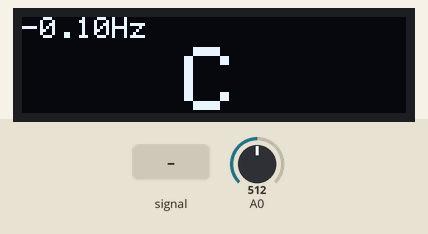
This sketch was run on a simulated Arduino Uno, built with avr-gcc and run on an emulated ATmega328P. On the bench: 128×32 one-colour display. The test bench sets the inputs (shaded band); at power-on: A0 = 512. What the sketch prints to the serial monitor is not drawn.

Above: at 3.2 s.
3.3 s: A0 fed a 1000 Hz sine of ±255 counts around its level
At 4.4 s:
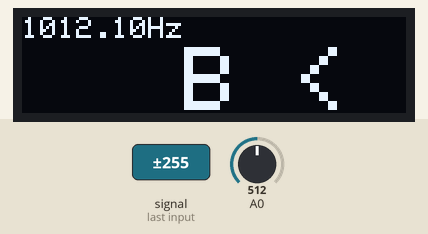
5.2 s: A0 fed a 50 Hz sine of ±306 counts around its level
At 6.15 s:
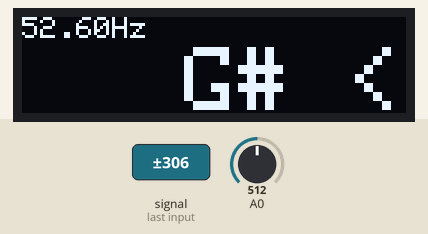
7.2 s: A0 fed a 2 Hz sine of ±306 counts around its level
At 9.3 s:
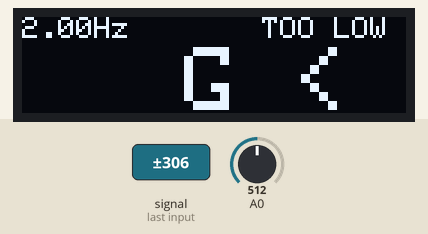
9.6 s: A0 fed a 200 Hz sine of ±81 counts around its level
At 11.18 s:
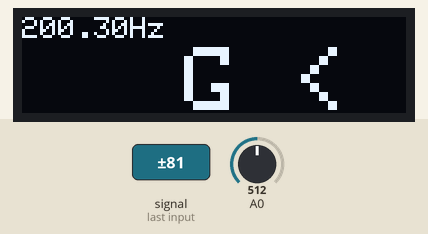
11.8 s: A0 fed a 1000 Hz sine of ±255 counts around its level
At 12.09 s:
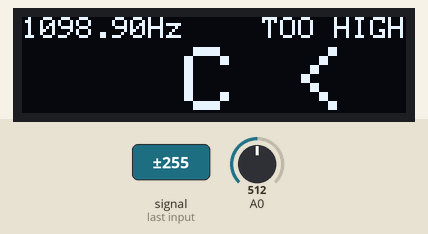
14.8 s: A0 fed a 2 Hz sine of ±306 counts around its level
At 17.0 s:
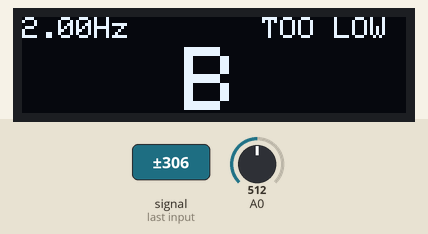

Measured:
- after the input at 3.3 s, the display: first changes after 0.11 s (image 1 shows a later state)
- after the input at 9.6 s, the display: first changes after 0.17 s (image 4 shows a later state)
- after the input at 11.8 s, the display: first changes after 0.12 s (image 5 shows a later state)
- after the input at 14.8 s, the display: first differs from a run without the input after 0.30 s (image 6 shows a later state)
- what the display in image 4 shows lasts 0.4 s, from 11.0 s to 11.4 s

The sketch:

MiniTune_v1.0.ino
```cpp
#include <SPI.h>
#include <Wire.h>
#include <Adafruit_GFX.h>
#include <Adafruit_SSD1306.h>

#define SCREEN_WIDTH 128 // OLED display width, in pixels
#define SCREEN_HEIGHT 32 // OLED display height, in pixels

#define OLED_RESET     -1 // Reset pin # (or -1 if sharing Arduino reset pin)
#define SCREEN_ADDRESS 0x3C ///< See datasheet for Address; 0x3D for 128x64, 0x3C for 128x32
Adafruit_SSD1306 display(SCREEN_WIDTH, SCREEN_HEIGHT, &Wire, OLED_RESET);

#define LENGTH 512

// LMNC ----
//clipping indicator variables
boolean clipping = 0;

//data storage variables
byte newData = 0;
byte prevData = 0;

//freq variables
unsigned int timer = 0;//counts period of wave
unsigned int period;
int frequency;
char *notes[] = {
  "C", "C#", "D", "D#", "E", "F", "F#", "G", "G#", "A", "A#", "B" };
int note_idx = 0;
int flatsharp; //-1 if flat, 0 if on point, 1 if sharp

bool low = false;
bool high = false;

//---

void setup() {
  Serial.begin(9600);

  cli();//diable interrupts

  //set up continuous sampling of analog pin 0

  //clear ADCSRA and ADCSRB registers
  ADCSRA = 0;
  ADCSRB = 0;

  ADMUX |= (1 << REFS0); //set reference voltage
  ADMUX |= (1 << ADLAR); //left align the ADC value- so we can read highest 8 bits from ADCH register only

  ADCSRA |= (1 << ADPS2) | (1 << ADPS0); //set ADC clock with 32 prescaler- 16mHz/32=500kHz
  ADCSRA |= (1 << ADATE); //enabble auto trigger
  ADCSRA |= (1 << ADIE); //enable interrupts when measurement complete
  ADCSRA |= (1 << ADEN); //enable ADC
  ADCSRA |= (1 << ADSC); //start ADC measurements

  sei();//enable interrupts

//   Setup display
  if(!display.begin(SSD1306_SWITCHCAPVCC, SCREEN_ADDRESS)) {
    Serial.println(F("SSD1306 allocation failed"));
    for(;;); // Don't proceed, loop forever
  }
  display.clearDisplay();
  display.display();
  delay(2000);

}

ISR(ADC_vect) {//when new ADC value ready

  prevData = newData;//store previous value
  newData = ADCH;//get value from A0
  if (prevData < 127 && newData >=127){//if increasing and crossing midpoint
    period = timer;//get period
    timer = 0;//reset timer
  }

  timer++;//increment timer at rate of 38.5kHz
}


void loop() {

 frequency = 384620/period;//timer rate with an extra zero/period
 computeNote();
 delay(70);
 Serial.println(frequency);

 drawNote();
 }

void computeNote(){

  low = 0 < frequency && 158 > frequency;
  high = 10180 < frequency && 100000 > frequency;

  //C
  if ((158<frequency && 161>frequency)    ||
      (318<frequency && 323>frequency)    ||
      (636<frequency && 650>frequency)    ||
      (1272<frequency && 1302>frequency)  ||
      (2550<frequency && 25590>frequency) ||
      (5155<frequency && 5170>frequency)  ||
      (10180<frequency && 10320>frequency)) {
      flatsharp = -1;
      note_idx = 0;
  }


  if ((161<frequency && 165>frequency) ||
      (323<frequency && 330>frequency) ||
      (650<frequency && 660>frequency) ||
      (1302<frequency && 1315>frequency) ||
      (2590<frequency && 2640>frequency) ||
      (5170<frequency && 5300>frequency) ||
      (10320<frequency && 10730>frequency)) {
      flatsharp = 0;
      note_idx = 0;
  }


  if ((165<frequency && 168>frequency) ||
      (330<frequency && 336>frequency) ||
      (660<frequency && 674>frequency) ||
      (1315<frequency && 1350>frequency) ||
      (2640<frequency && 2690>frequency) ||
      (5300<frequency && 5400>frequency) ||
      (10730<frequency && 11000>frequency)) {
      flatsharp = 1;
      note_idx = 0;
  }


  //C#
  if ((168<frequency && 171>frequency) ||
      (336<frequency && 345>frequency)  ||
      (674<frequency && 689>frequency)   ||
      (1350<frequency && 1378>frequency)   ||
      (2690<frequency && 2750>frequency)   ||
      (5420<frequency && 5500>frequency)) {
      flatsharp = -1;
      note_idx = 1;
  }

  if ((171<frequency && 175>frequency) ||
      (345<frequency && 351>frequency)  ||
      (689<frequency && 698>frequency)   ||
      (1378<frequency && 1392>frequency)   ||
      (2750<frequency && 2800>frequency)   ||
      (5490<frequency && 5591>frequency)) {
      flatsharp = 0;
      note_idx = 1;
  }

  if ((175<frequency && 178>frequency) ||
      (351<frequency && 356>frequency)  ||
      (698<frequency && 714>frequency)   ||
      (1392<frequency && 1429>frequency)   ||
      (2800<frequency && 2855>frequency)   ||
      (5581<frequency && 5700>frequency)) {
      flatsharp = 1;
      note_idx = 1;
  }


  //D
  if ((178<frequency && 181>frequency) ||
      (356<frequency && 364>frequency) ||
      (714<frequency && 731>frequency) ||
      (1429<frequency && 1461>frequency) ||
      (2855<frequency && 2923>frequency) ||
      (5700<frequency && 5830>frequency)) {
      flatsharp = -1;
      note_idx = 2;
  }

  if ((181<frequency && 185>frequency) ||
      (364<frequency && 370>frequency)  ||
      (731<frequency && 741>frequency)    ||
      (1461<frequency && 1475>frequency)   ||
      (2923<frequency && 2955>frequency)   ||
      (5820<frequency && 5930>frequency)) {
      flatsharp = 0;
      note_idx = 2;
  }

  if ((185<frequency && 188>frequency) ||
      (370<frequency && 377>frequency)  ||
      (741<frequency && 756>frequency)   ||
      (1475<frequency && 1512>frequency)   ||
      (2955<frequency && 3020>frequency)   ||
      (5920<frequency && 6080>frequency)) {
      flatsharp = 1;
      note_idx = 2;
  }


  //D#
  if ((188<frequency && 192>frequency)  || (377<frequency && 386>frequency)  || (756<frequency && 776>frequency)    || (1512<frequency && 1548>frequency)   || (3020<frequency && 3090>frequency)   || (6080<frequency && 6190>frequency)      ){
      flatsharp = -1;
      note_idx = 3;}

  if ((192<frequency && 196>frequency)  || (386<frequency && 392>frequency)  || (776<frequency && 785>frequency)    || (1548<frequency && 1563>frequency)   || (3090<frequency && 3125>frequency)   || (6180<frequency && 300>frequency)      ){
      flatsharp = 0;
      note_idx = 3;}

  if ((196<frequency && 201>frequency)  || (392<frequency && 400>frequency)  || (785<frequency && 799>frequency)    || (1563<frequency && 1602>frequency)   || (3125<frequency && 3200>frequency)   || (6290<frequency && 6440>frequency)      ){
      flatsharp = 1;
      note_idx = 3;}


  //E


  if ((201<frequency && 203>frequency)  || (400<frequency && 408>frequency)  || (799<frequency && 816>frequency)    || (1602<frequency && 1640>frequency)   || (3200<frequency && 3270>frequency)   || (6440<frequency && 6550>frequency)){
      flatsharp = -1;
      note_idx = 4;
  }


  if ((203<frequency && 208>frequency)   || (408<frequency && 415>frequency)  || (816<frequency && 829>frequency)    || (1640<frequency && 1656>frequency)   || (3270<frequency && 3330>frequency)   || (6540<frequency && 6660>frequency)        ) {
      flatsharp = 0;
      note_idx = 4;
  }

  if ((208<frequency && 212>frequency)  || (415<frequency && 423>frequency)  || (829<frequency && 844>frequency)    || (1656<frequency && 1700>frequency)   || (3330<frequency && 3400>frequency)   || (6650<frequency && 6850>frequency)        ) {
      flatsharp = 1;
      note_idx = 4;
  }


  //F0


  if ((212<frequency && 215>frequency)  || (423<frequency && 432>frequency)  || (844<frequency && 866>frequency)    || (1700<frequency && 1738>frequency)   || (3400<frequency && 3475>frequency)   || (6850<frequency && 6930>frequency)        ){
      flatsharp = -1;
      note_idx = 5;
  }

  if ((215<frequency && 220>frequency)  || (432<frequency && 442>frequency)  || (866<frequency && 880>frequency)    || (1738<frequency && 1753>frequency)   || (3475<frequency && 3490>frequency)   || (6920<frequency && 7040>frequency)        )   {
      flatsharp = 0;
      note_idx = 5;
  }

  if ((220<frequency && 224>frequency)  || (442<frequency && 448>frequency)  || (880<frequency && 900>frequency)    || (1753<frequency && 1800>frequency)   || (3490<frequency && 3600>frequency)   || (7030<frequency && 7180>frequency)        ){
      flatsharp = 1;
      note_idx = 5;
  }


  //F#0


  if ((224<frequency && 229>frequency)  || (448<frequency && 460>frequency)  || (900<frequency && 918>frequency)    || (1800<frequency && 1842>frequency)   || (3600<frequency && 3680>frequency)   || (7180<frequency && 7340>frequency)    ) {
      flatsharp = -1;
      note_idx = 6;
  }

  if ((229<frequency && 234>frequency)  || (460<frequency && 468>frequency)  || (918<frequency && 932>frequency)    || (1742<frequency && 1858>frequency)   || (3680<frequency && 3730>frequency)   || (7330<frequency && 7460>frequency)    )    {
      flatsharp = 0;
      note_idx = 6;
  }

  if ((234<frequency && 239>frequency)  || (468<frequency && 476>frequency)  || (932<frequency && 955>frequency)    || (1858<frequency && 1915>frequency)   || (3730<frequency && 3820>frequency)   || (7450<frequency && 7630>frequency)    ){
      flatsharp = 1;
      note_idx = 6;
  }


  //G0
  if ((239<frequency && 242>frequency)  || (476<frequency && 487>frequency)  || (955<frequency && 973>frequency)    || (1915<frequency && 1953>frequency)   || (3820<frequency && 3900>frequency)   || (7763<frequency && 7800>frequency)  ){
      flatsharp = -1;
      note_idx = 7;
  }

  if ((242<frequency && 247>frequency)  || (487<frequency && 494>frequency)  || (973<frequency && 988>frequency)    || (1953<frequency && 1968>frequency)   || (3900<frequency && 3950>frequency)   || (7790<frequency && 7910>frequency)  ){
      flatsharp = 0;
      note_idx= 7;
  }

  if ((247<frequency && 252>frequency)  || (494<frequency && 505>frequency)  || (988<frequency && 1005>frequency)    || (1968<frequency && 2020>frequency)   || (3950<frequency && 4030>frequency)   || (7900<frequency && 8100>frequency)  ){
      flatsharp = 1;
      note_idx = 7;}

  //G#0
  if ((252<frequency && 257>frequency)  || (505<frequency && 516>frequency)  || (1005<frequency && 1031>frequency)   || (2020<frequency && 2068>frequency)   || (4030<frequency && 4110>frequency)   || (8100<frequency && 8270>frequency)      ) {
      flatsharp = -1;
      note_idx = 8;
  }

  if ((257<frequency && 261>frequency)  || (516<frequency && 525>frequency)  || (1031<frequency && 1045>frequency)   || (2068<frequency && 2085>frequency)   || (4110<frequency && 4180>frequency)    || (8260<frequency && 8390>frequency)     )  {
      flatsharp = 0;
      note_idx = 8;
  }

  if ((261<frequency && 266>frequency)  || (525<frequency && 538>frequency)  || (1045<frequency && 1075>frequency)   || (2085<frequency && 2155>frequency)   || (4180<frequency && 4265>frequency)   || (8380<frequency && 8570>frequency)      ){
      flatsharp = 1;
      note_idx = 8;
  }


  //A0
  if ((266<frequency && 273>frequency)  || (538<frequency && 546>frequency)  || (1075<frequency && 1093>frequency)   || (2155<frequency && 2190>frequency)   || (4265<frequency && 4385>frequency)   || (8570<frequency && 8730>frequency)       ) {
      flatsharp = -1;
      note_idx = 9;
  }

  if ((273<frequency && 277>frequency)  || (546<frequency && 555>frequency)  || (1093<frequency && 1117>frequency)   || (2190<frequency && 2210>frequency)   || (4385<frequency && 4480>frequency)   || (8720<frequency && 8880>frequency)       ){
      flatsharp = 0;
      note_idx = 9;
  }

  if ((277<frequency && 283>frequency)  || (555<frequency && 567>frequency)  || (1117<frequency && 1137>frequency)   || (2210<frequency && 2285>frequency)   || (4480<frequency && 4560>frequency)   || (8870<frequency && 9050>frequency)       ){
      flatsharp = 1;
      note_idx = 9;
  }

  //A#0


  if ((283<frequency && 288>frequency)  || (567<frequency && 578>frequency)  || (1137<frequency && 1158>frequency)   || (2285<frequency && 2320>frequency)   || (4560<frequency && 4630>frequency)   || (9050<frequency && 9250>frequency)      ) {
      flatsharp = -1;
      note_idx = 10;
  }

  if ((288<frequency && 293>frequency)  || (578<frequency && 587>frequency)  || (1158<frequency && 1172>frequency)   || (2320<frequency && 2342>frequency)   || (4630<frequency && 4705>frequency)   || (9240<frequency && 9410>frequency)      ){
      flatsharp = 0;
      note_idx = 10;
  }
  if ((293<frequency && 300>frequency)  || (585<frequency && 600>frequency)  || (1172<frequency && 1190>frequency)   || (2342<frequency && 2410>frequency)   || (4705<frequency && 4800>frequency)   || (9400<frequency && 9580>frequency)      ){
      flatsharp = 1;
      note_idx = 10;
  }


  //B0


  if ((300<frequency && 306>frequency)   || (600<frequency && 612>frequency)  || (1190<frequency && 1222>frequency)   || (2410<frequency && 2460>frequency)   || (4800<frequency && 4895>frequency)   || (9580<frequency && 9800>frequency)    ){
      flatsharp = -1;
      note_idx = 11;
  }

  if ((306<frequency && 312>frequency)   || (612<frequency && 623>frequency)  || (1222<frequency && 1237>frequency)   || (2460<frequency && 2482>frequency)   || (4895<frequency && 4950>frequency)    || (9790<frequency && 9990>frequency)   ){
      flatsharp = 0;
      note_idx = 11;
  }

  if ((312<frequency && 318>frequency)   || (623<frequency && 636>frequency)  || (1237<frequency && 1272>frequency)   || (2482<frequency && 2550>frequency)   || (4950<frequency && 5055>frequency)   || (9980<frequency && 10180>frequency)    ){
      flatsharp = 1;
      note_idx = 11;
  }

}

void drawNote(){
  display.clearDisplay();
  display.setTextColor(WHITE); // Draw white text

  display.setTextSize(1);
  display.setCursor(0, 0); // Start at top-left corner
  display.print(frequency/10.0f);
  display.println("Hz");


  display.setCursor(80, 0); // Start at top-left corner

  if (low) {
     display.print("TOO LOW");
  }

  if (high) {
    display.print("TOO HIGH");
  }


  display.setTextSize(3);
  display.setCursor(0, 10); // Start at top-left corner


  if (flatsharp == -1){
    display.print(" > ");
  } else {
    display.print("   ");
  }

  display.print(notes[note_idx]);

  if (flatsharp == 1){
    display.print(" < ");
  } else {
    display.print("   ");
  }


  display.display();
}
```
